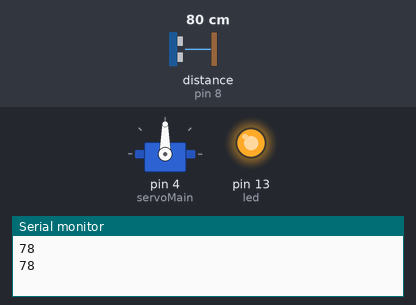
Bench run of a sketch on a simulated Arduino Uno, built with avr-gcc and run on an emulated ATmega328P. On the bench: servo, output pins drawn as LEDs (lit = HIGH), the last lines printed to the serial monitor. Wiring (inferred from the names in the program): ultrasonic range finder: trigger pin 7; echo pin 8. The inputs (shaded band) are chosen by the test bench; at power-on: distance to the obstacle (sensor on pin 8) 80 cm. The echo pulse lasts 58.3 µs per cm; pins used as bus, display or sensor lines are not drawn.

Above: at 1.8 s.
1.9 s: distance to the obstacle (sensor on pin 8) set to 2 cm
At 2.8 s:
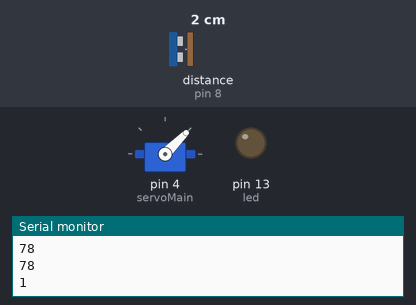
6.0 s: distance to the obstacle (sensor on pin 8) set to 18 cm
At 6.3 s:
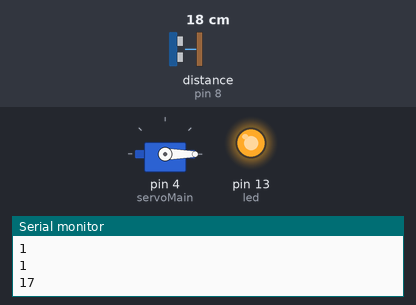
7.5 s: distance to the obstacle (sensor on pin 8) set to 4 cm
At 9.8 s:
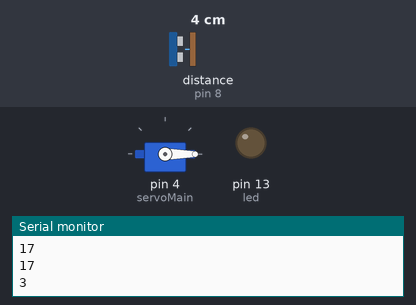
11.6 s: distance to the obstacle (sensor on pin 8) set to 35 cm
At 12.3 s:
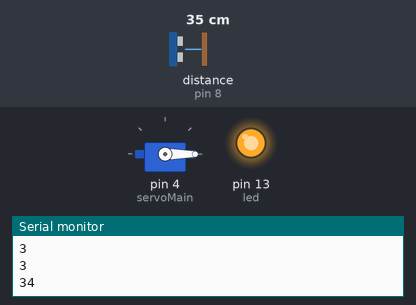
Timing chart, 0 to 14.5 s (numbered marks = the images above; inputs shaded):
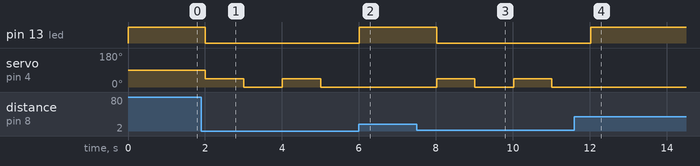

The sketch:

Combine.ino
```cpp
#include <Servo.h>
Servo servoMain;
const int led = 13;
const int trigPin = 7;
const int echoPin = 8;

int duration;
int distance;

void setup() {
  servoMain.attach(4);
  pinMode(trigPin, OUTPUT);
  pinMode(echoPin, INPUT);
  pinMode(led, OUTPUT);
  Serial.begin(9600);
}

void loop() {
  digitalWrite(trigPin, LOW);
  delayMicroseconds(2);
  digitalWrite(trigPin, HIGH);
  delayMicroseconds(10);
  digitalWrite(trigPin, LOW);

  duration = pulseIn(echoPin, HIGH);
  distance = (duration * (0.034 / 2));
  Serial.println(distance);
  if (distance <= 10) {
    digitalWrite(led, LOW);
    servoMain.write(45);  // Turn Servo Left to 45 degrees
    delay(1000);          // Wait 1 second
    servoMain.write(0);   // Turn Servo Left to 0 degrees
    delay(1000);          // Wait 1 second

  }
  if (distance >= 10)
  {
    digitalWrite(led, HIGH);
    delay(1000);
  }
}
```

Measured:
- after the input at 1.9 s, pin 13 (led): HIGH → LOW after 0.11 s; servo on pin 4 (servoMain): alternates 45° for 1.0 s and 0° for 1.0 s, starting after 0.11 s
- after the input at 6.0 s, pin 13 (led): LOW → HIGH at once; servo on pin 4 (servoMain): stays 0° (without the input it goes to 45° after 0.01 s)
- after the input at 7.5 s, pin 13 (led): HIGH → LOW after 0.52 s; servo on pin 4 (servoMain): alternates 45° for 1.0 s and 0° for 1.0 s, starting after 0.52 s
- after the input at 11.6 s, pin 13 (led): LOW → HIGH after 0.42 s; servo on pin 4 (servoMain): stays 0° (without the input it goes to 45° after 0.42 s)
